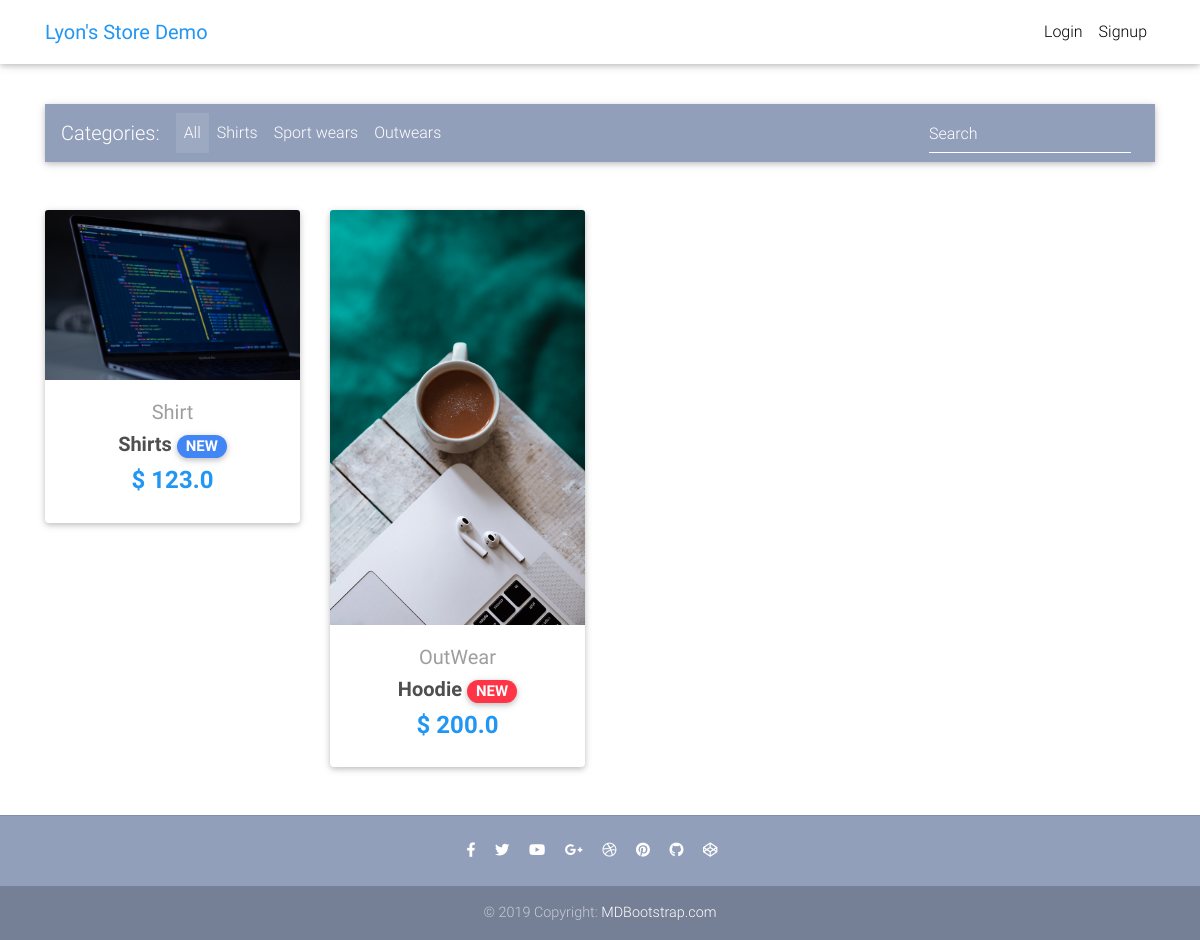
Before: / with the older database file.
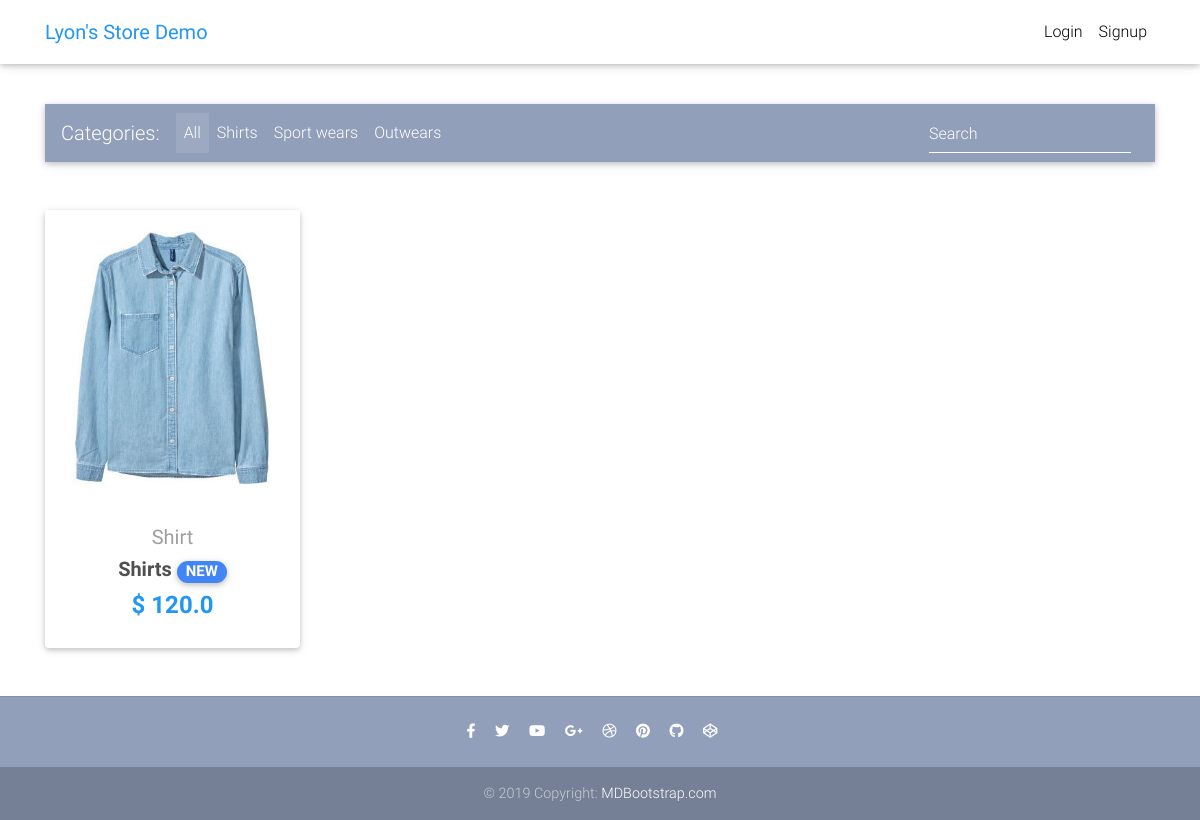
After: the same page with the newer database file.
### core/models.py (models this page shows, shortened)
class Item(models.Model):
    title = models.CharField(max_length=100)
    category = models.CharField(choices=CATEGORY_CHOICES, max_length=2)
    label = models.CharField(choices=LABEL_CHOICES, max_length=1)
    price = models.FloatField()
    discount_price = models.FloatField(blank=True, null=True)
    slug = models.SlugField()
    description = models.TextField()
    image = models.ImageField()
    def get_absolute_url(self):
        return reverse("core:product", kwargs={"slug": self.slug})

### core/views.py (the view)
# urls.py: path('', HomeView.as_view(), name="home"),
class HomeView(ListView):
    model = Item
    paginate_by = 10
    template_name = "core/home-page.html"

### templates/core/home-page.html (shortened to what this page needs)
{% extends 'core/base.html' %} {% load static %} {% block content %}
<main>
    <div class="container pt-5 mt-3 mb-3">
        <nav class="navbar navbar-expand-lg navbar-dark mdb-color lighten-3 mt-3 mb-5">
            <span class="navbar-brand">Categories:</span>
            <div class="collapse navbar-collapse" id="basicExampleNav">
                <ul class="navbar-nav mr-auto">
                    <li class="nav-item active">
                        <a class="nav-link" href="#">All
              </a>
                    </li>
                    <li class="nav-item">
                        <a class="nav-link" href="#">Shirts</a>
                    </li>
                    <li class="nav-item">
                        <a class="nav-link" href="#">Sport wears</a>
                    </li>
                    <li class="nav-item">
                        <a class="nav-link" href="#">Outwears</a>
                    </li>
                </ul>
                <form class="form-inline">
                    <div class="md-form my-0">
                        <input class="form-control mr-sm-2" type="text" placeholder="Search" aria-label="Search">
                    </div>
                </form>
            </div>
        </nav>
        <section class="text-center mb-4">
            <div class="row wow fadeIn">
                {% for item in object_list %}
                <div class="col-lg-3 col-md-6 mb-4">
                    <div class="card">
                        <div class="view overlay">
                            <img src="{{ item.image.url }}" class="card-img-top">
                        </div>
                        <a href="{{ item.get_absolute_url }}" class="grey-text">
                            <div class="card-body text-center">
                                <h5>{{ item.get_category_display }}</h5>
                        </a>
                        <h5>
                            <strong>
                    <a href="{{ item.get_absolute_url }}" class="dark-grey-text">{{ item.title }}
                      <span class="badge badge-pill {{ item.get_label_display }}-color">NEW</span>
                    </a>
                  </strong>
                        </h5>
                        <h4 class="font-weight-bold blue-text">
                            <strong>$
                  {% if item.discount_price %}
                    {{ item.discount_price }}
                  {% else %}
                    {{ item.price }}
                  {% endif %}
                  </strong>
                        </h4>
                        </div>
                    </div>
                </div>
                {% endfor %}
            </div>
</main>
{% endblock content %}

### templates/core/base.html (shortened to what this page needs)
{% load static %}
<!DOCTYPE html>
<html lang="en">
{% include "core/header.html" %} { {% block extra_head %} {% endblock extra_head %} }
<body>
    {% include "core/nav.html" %}  {% block content %} {% endblock content %} {% block extra_body %} {% endblock extra_body%}
</body>
{% include "core/footer.html" %} {% include "core/scripts.html" %} {% block extra_script %} {% endblock extra_script %}
</html>

### templates/core/header.html (shortened to what this page needs)
 {% load static %}
<head>
    <link rel="stylesheet" href="https://use.fontawesome.com/releases/v5.11.2/css/all.css">
    <link href="{% static 'css/bootstrap.min.css' %}" rel="stylesheet">
    <link href="{% static 'css/mdb.min.css' %}" rel="stylesheet">
    <link href="{% static 'css/style.min.css' %}" rel="stylesheet">
</head>

### templates/core/nav.html (shortened to what this page needs)
{% load static %} {% load cart_template_tags %}
<nav class="navbar fixed-top navbar-expand-lg navbar-light white scrolling-navbar">
    <div class="container">
        <a class="navbar-brand waves-effect" href="{% url 'core:home' %}">
            <strong class="blue-text">Lyon's Store Demo</strong>
        </a>
        <div class="collapse navbar-collapse" id="navbarSupportedContent">
            <ul class="navbar-nav nav-flex-icons">
                {% if request.user.is_authenticated %}
                <li class="nav-item">
                    <a class="nav-link waves-effect" href="{% url 'core:order-summary' %}">
                        <span class="badge red z-depth-1 mr-1"> {{ request.user|count_item_count }} </span>
                        <i class="fas fa-shopping-cart"></i>
                        <span class="clearfix d-none d-sm-inline-block"> Cart </span>
                    </a>
                </li>
                <li class="nav-item">
                    <a class="nav-link waves-effect" href="{% url 'account_logout' %}">
                        <span class="clearfix d-none d-sm-inline-block"> Logout </span>
                    </a>
                </li>
                {% else %}
                <li class="nav-item">
                    <a class="nav-link waves-effect" href="{% url 'account_login' %}">
                        <span class="clearfix d-none d-sm-inline-block"> Login </span>
                    </a>
                </li>
                <li class="nav-item">
                    <a class="nav-link waves-effect" href="{% url 'account_signup' %}">
                        <span class="clearfix d-none d-sm-inline-block"> Signup </span>
                    </a>
                </li>
                {% endif %}
            </ul>
        </div>
    </div>
</nav>

### templates/core/footer.html
{% load static %}
<footer class="page-footer text-center font-small mt-4 wow fadeIn">
    <hr class="my-4">
    <div class="pb-4">
        <a href="https://www.facebook.com/mdbootstrap" target="_blank">
            <i class="fab fa-facebook-f mr-3"></i>
        </a>
        <a href="https://twitter.com/MDBootstrap" target="_blank">
            <i class="fab fa-twitter mr-3"></i>
        </a>
        <a href="https://www.youtube.com/watch?v=7MUISDJ5ZZ4" target="_blank">
            <i class="fab fa-youtube mr-3"></i>
        </a>
        <a href="https://plus.google.com/u/0/b/107863090883699620484" target="_blank">
            <i class="fab fa-google-plus-g mr-3"></i>
        </a>
        <a href="https://dribbble.com/mdbootstrap" target="_blank">
            <i class="fab fa-dribbble mr-3"></i>
        </a>
        <a href="https://pinterest.com/mdbootstrap" target="_blank">
            <i class="fab fa-pinterest mr-3"></i>
        </a>
        <a href="https://github.com/mdbootstrap/bootstrap-material-design" target="_blank">
            <i class="fab fa-github mr-3"></i>
        </a>
        <a href="http://codepen.io/mdbootstrap/" target="_blank">
            <i class="fab fa-codepen mr-3"></i>
        </a>
    </div>
    <div class="footer-copyright py-3">
        © 2019 Copyright:
        <a href="https://mdbootstrap.com/education/bootstrap/" target="_blank"> MDBootstrap.com </a>
    </div>
</footer>

### templates/core/scripts.html (shortened to what this page needs)
{% load static %}

### templates/core/header.html (style rules this page uses)
html, body, header, .carousel { height: 60vh; }

Changed rows visible on the page:
removed Item: image (picture), category "OutWear", title "Hoodie", discount_price "200.0"
changed Item "Shirt": image: a different picture; price "123.0" → "120.0"
